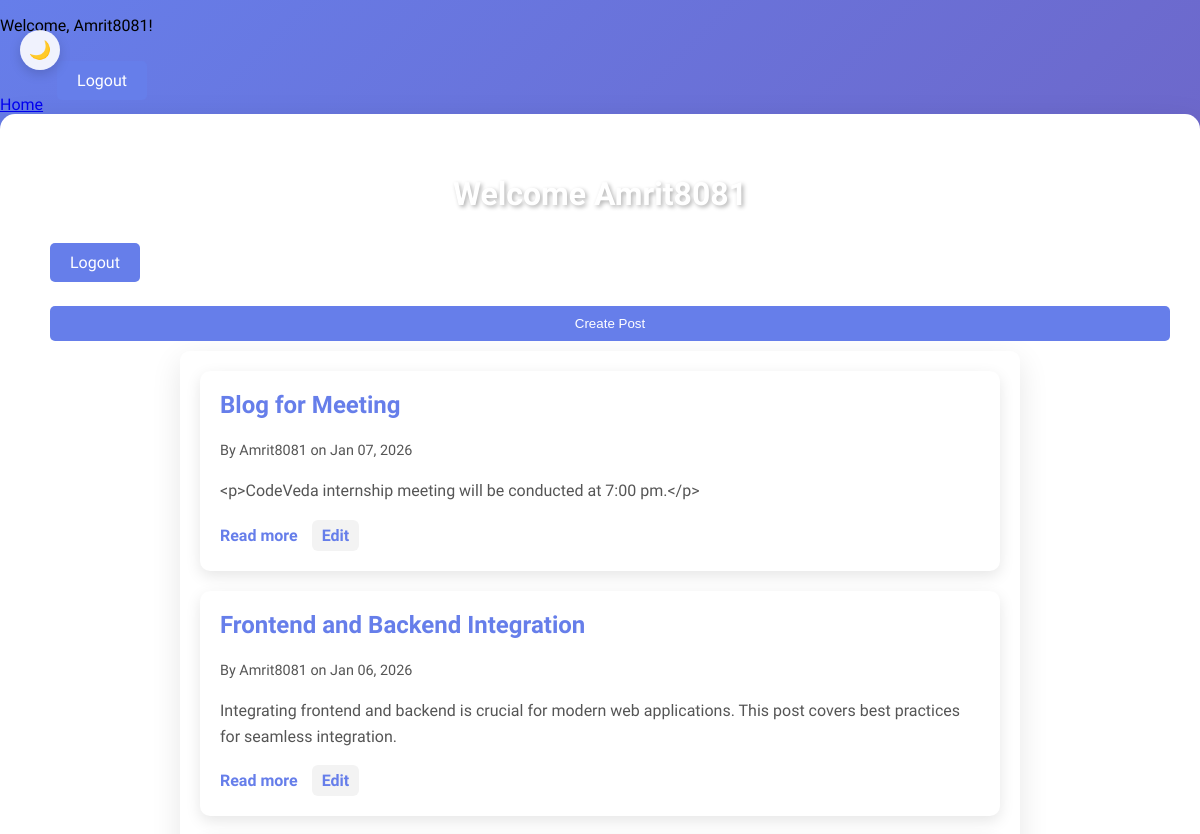
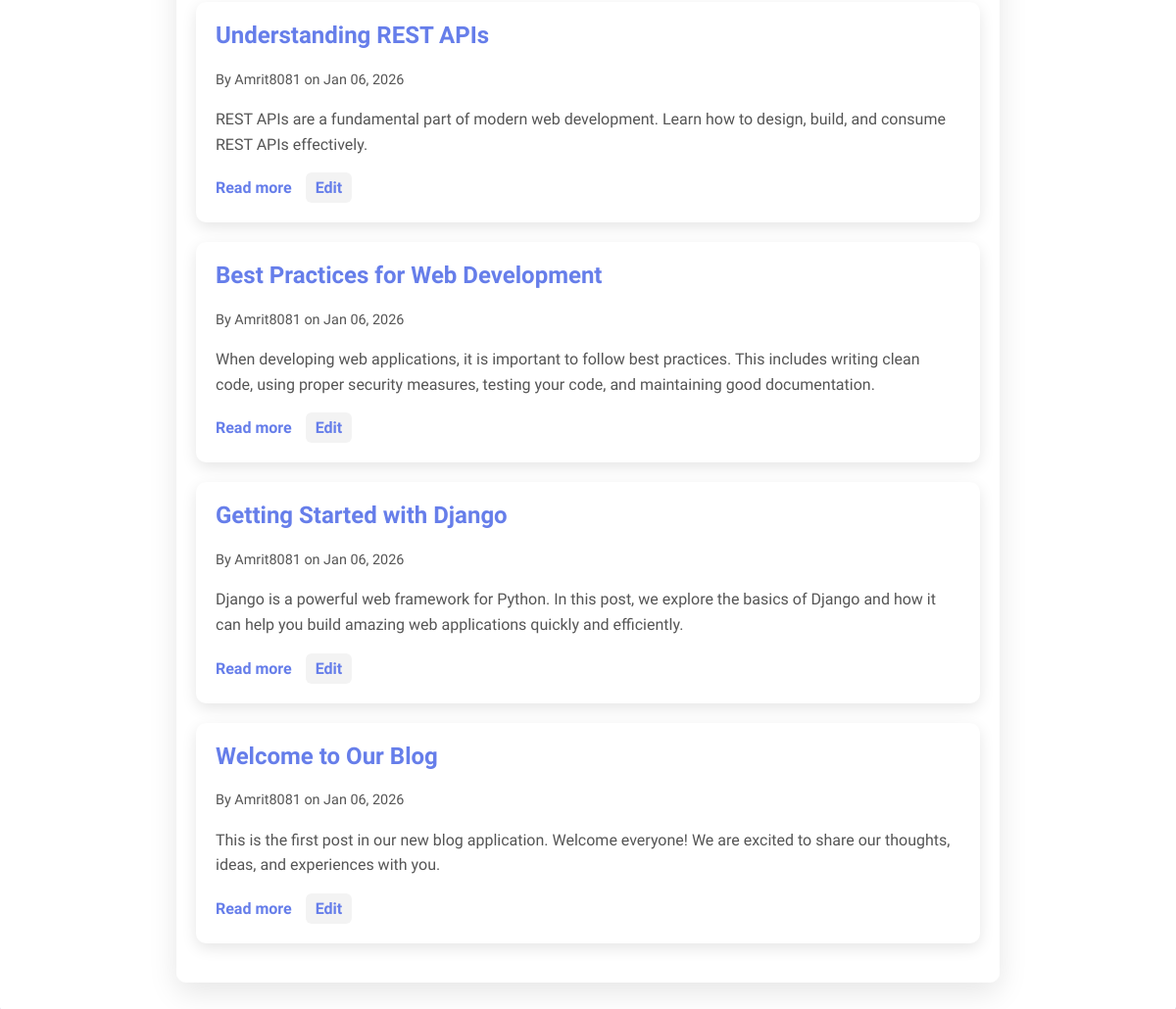
The app's page / (signed in) with its own data (2 pictures, top to bottom).
### core/models.py (models this page shows, shortened)
class Post(models.Model):
    title = models.CharField(max_length=200)
    content = models.TextField()
    author = models.ForeignKey(User, on_delete=models.CASCADE)
    created_at = models.DateTimeField(auto_now_add=True)
    image1 = models.ImageField(upload_to='post_images/', blank=True, null=True)
    image2 = models.ImageField(upload_to='post_images/', blank=True, null=True)
    image3 = models.ImageField(upload_to='post_images/', blank=True, null=True)
    image4 = models.ImageField(upload_to='post_images/', blank=True, null=True)
    image5 = models.ImageField(upload_to='post_images/', blank=True, null=True)

### core/views.py (the view)
# urls.py: path('', views.home, name='home'),
@login_required
def home(request):
 posts = Post.objects.all().order_by('-created_at')
 return render(request,'home.html', {'posts': posts})

### templates/home.html (shortened to what this page needs)
{% extends 'base.html' %}
{% block content %}
<h1>Welcome {{request.user.username}}</h1>
<a href="/logout/">Logout</a>
<button id="openCreateBtn" class="create-btn">Create Post</button>
<div class="posts-container">
    {% if posts %}
        {% for post in posts %}
        <div class="post-card">
            <h2><a href="{% url 'post_detail' post.pk %}">{{ post.title }}</a></h2>
            <p class="post-meta">By {{ post.author.username }} on {{ post.created_at|date:"M d, Y" }}</p>
            <p>{{ post.content|truncatewords:30 }}</p>
            <a href="{% url 'post_detail' post.pk %}">Read more</a>
            {% if post.author == request.user %}
            <a href="{% url 'edit_post' post.pk %}" class="edit-link">Edit</a>
            {% endif %}
        </div>
        {% endfor %}
    {% else %}
        <p>No posts yet. <a href="{% url 'create_post' %}">Create one</a>!</p>
    {% endif %}
</div>
{% endblock %}

### templates/base.html (shortened to what this page needs)
{% load static %}
<!DOCTYPE html>
<html lang="en">
<head>
    <link rel="stylesheet" href="{% static 'css/style.css' %}">
</head>
<body{% if request.resolver_match.url_name == 'login' %} class="login-page"{% endif %}>
<button class="theme-toggle" id="theme-toggle" aria-label="Toggle theme">🌙</button>
<header>
    <nav role="navigation" aria-label="Main navigation">
        {% if user.is_authenticated %}
            <p>Welcome, {{ user.username }}!</p>
            <a href="{% url 'home' %}">Home</a>
            <a href="{% url 'logout' %}">Logout</a>
        {% elif request.resolver_match.url_name != 'login' and request.resolver_match.url_name != 'register' %}
            <a href="{% url 'login' %}">Login</a>
            <a href="{% url 'register' %}">Register</a>
        {% endif %}
    </nav>
</header>
<main class="container" role="main">
    {% block content %}{% endblock %}
</main>
</body>
</html>

### static/css/style.css (style rules this page uses)
body { margin:0; padding:0; font-family:Arial; background:linear-gradient(135deg,#667eea,#764ba2); animation: backgroundShift 10s ease-in-out infinite; min-height:100vh; }
.container { background:white; padding:40px; border-radius:15px; box-shadow:0 20px 40px rgba(0,0,0,0.2); animation:fade 1s ease, pulse 2s ease-in-out infinite; }
input,button { display:block; width:100%; margin:10px 0; padding:10px; border-radius:10px; border:1px solid #ccc; transition: all 0.3s ease; }
button { background:#667eea; color:white; border:none; cursor:pointer; transition:0.3s; position: relative; overflow: hidden; }
button::before { content: ''; position: absolute; top: 0; left: -100%; width: 100%; height: 100%; background: linear-gradient(90deg, transparent, rgba(255,255,255,0.2), transparent); transition: left 0.5s; }
.theme-toggle { position: fixed; top: 20px; left: 20px; width: 40px; height: 40px; border-radius: 50%; border: none; background: rgba(255, 255, 255, 0.9); color: #333; font-size: 18px; cursor: pointer; display: flex; align-items: center; justify-content: center; box-shadow: 0 4px 12px rgba(0,0,0,0.15); transition: all 0.3s ease; z-index: 1000; }
.posts-container { max-width: 800px; margin: 0 auto; padding: 20px; background: rgba(255, 255, 255, 0.9); border-radius: 10px; box-shadow: 0 10px 30px rgba(0,0,0,0.1); }
.post-card { background: white; margin-bottom: 20px; padding: 20px; border-radius: 10px; box-shadow: 0 5px 15px rgba(0,0,0,0.1); transition: all 0.3s ease; animation: slideIn 0.5s ease-out; position: relative; overflow: hidden; }
.post-card::before { content: ''; position: absolute; top: 0; left: 0; width: 100%; height: 4px; background: linear-gradient(90deg, #667eea, #764ba2); transform: scaleX(0); transition: transform 0.3s ease; }
.post-card h2 { margin-top: 0; color: #333; transition: color 0.3s ease; }
.post-card h2 a { text-decoration: none; color: #667eea; position: relative; }
.post-card h2 a::after { content: ''; position: absolute; bottom: -2px; left: 0; width: 0; height: 2px; background: #764ba2; transition: width 0.3s ease; }
.post-meta { color: #666; font-size: 0.9em; margin-bottom: 10px; }
.post-card p { line-height: 1.6; color: #555; }
.post-card a { color: #667eea; text-decoration: none; font-weight: bold; transition: color 0.3s ease; }
h1 { text-align: center; color: white; margin-bottom: 20px; text-shadow: 2px 2px 4px rgba(0,0,0,0.3); animation: textGlow 2s ease-in-out infinite alternate; }
a[href="/logout/"], a[href=" { % url 'create_post' % }
a[href="/logout/"]::before, a[href=" { % url 'create_post' % }
.create-btn { margin:10px; padding:10px 20px; background:#667eea; color:#fff; border:none; border-radius:5px; cursor:pointer; }
.edit-link { display:inline-block; margin-left:10px; color:#333; background:#f3f3f3; padding:6px 10px; border-radius:6px; text-decoration:none; }

### templates/base.html (style rules this page uses)
body { font-family: 'Segoe UI', Tahoma, Geneva, Verdana, sans-serif; }

### records on screen
Post: title "Blog for Meeting", author.username "Amrit8081", created_at "Jan 07, 2026", content "<p>CodeVeda internship meeting will be conducted at 7:00 pm.</p>", shows "Edit"
Post: title "Frontend and Backend Integration", author.username "Amrit8081", created_at "Jan 06, 2026", content "Integrating frontend and backend is crucial for modern web applications. This post covers best practices for seamless integration.", shows "Edit"
Post: title "Understanding REST APIs", author.username "Amrit8081", created_at "Jan 06, 2026", content "REST APIs are a fundamental part of modern web development. Learn how to design, build, and consume REST APIs effectively.", shows "Edit"
Post: title "Best Practices for Web Development", author.username "Amrit8081", created_at "Jan 06, 2026", content "When developing web applications, it is important to follow best practices. This includes writing clean code, using proper security measures, testing your code, and maintaining good documentation.", shows "Edit"
Post: title "Getting Started with Django", author.username "Amrit8081", created_at "Jan 06, 2026", content "Django is a powerful web framework for Python. In this post, we explore the basics of Django and how it can help you build amazing web applications quickly and efficiently.", shows "Edit"
Post: title "Welcome to Our Blog", author.username "Amrit8081", created_at "Jan 06, 2026", content "This is the first post in our new blog application. Welcome everyone! We are excited to share our thoughts, ideas, and experiences with you.", shows "Edit"

### other values on screen
{{ user.username }} "Amrit8081"
{{ request.user.username }} "Amrit8081"
